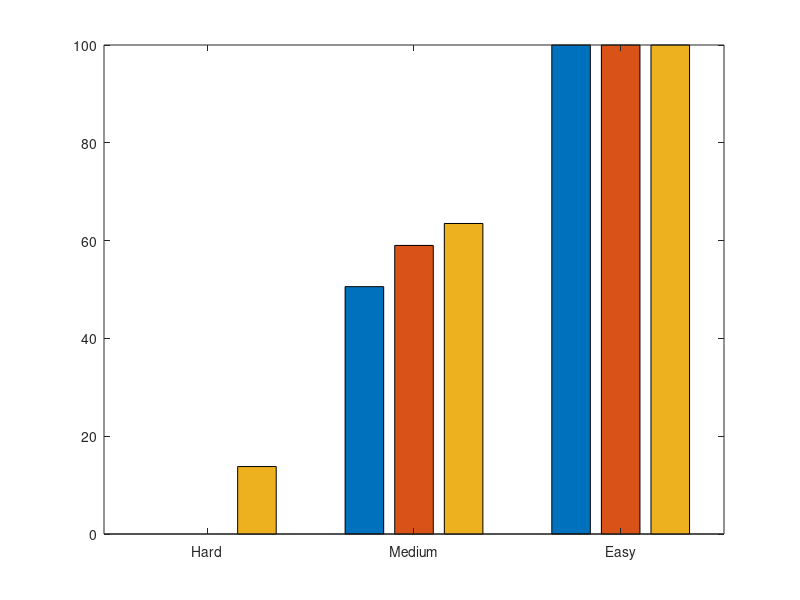

Recreate this plot in MATLAB. (Note: this script raises an error after producing the figure.)

y = [0 0 13.7931; 50.5845 59.0147 63.5021; 100 100 100];
b = bar(y)
set(gca,'XTickLabel', {'Hard', 'Medium', 'Easy'})
b(1).FaceColor = [0.2 0.4 0.2];
b(2).FaceColor = [0.2 0.5 1];
b(3).FaceColor = [1 0 0];
